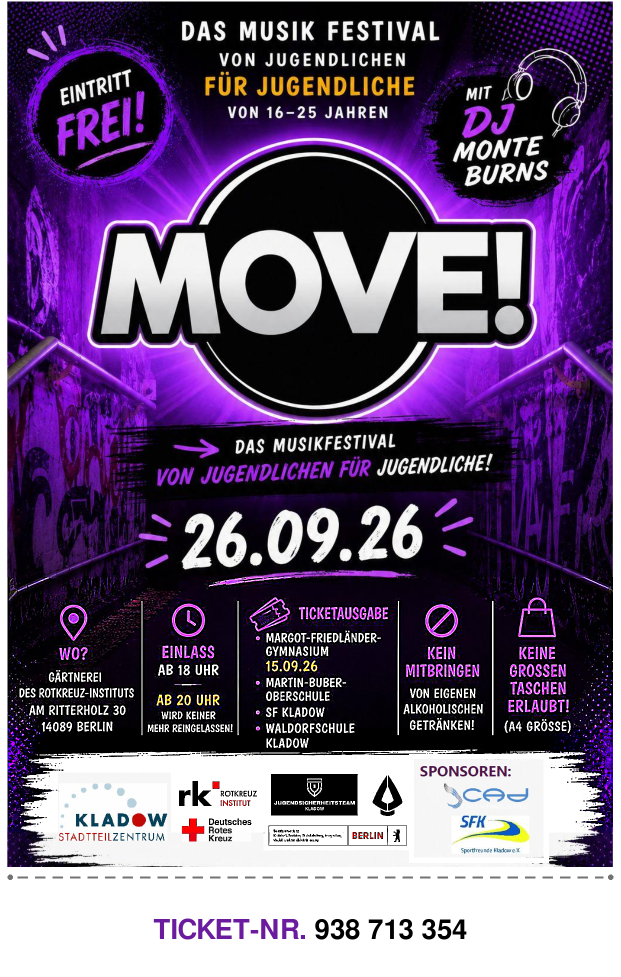
#> input picture original.png, 1241 x 1954 px, given in place of 260926_MOVE_Logos_sharpened.png, which was not available (shown at 1/2 size)
$ python find_and_sharpen_all.py
#> lines starting #> are read from the running program, lines starting #| are printed output that depends on the picture; long printed decimals are rounded; pictures that were not available may be replaced by others from this repository, and a replacement may not be noted
import cv2
import numpy as np
from PIL import Image, ImageFilter

img_cv = cv2.imread('/app/260926_MOVE_Logos_sharpened.png')
#> img_cv is the input picture: shape (1954, 1241, 3); mean B, G, R 116.5, 84.4, 103.6
template = cv2.imread('/tmp/file_attachments/image.png')
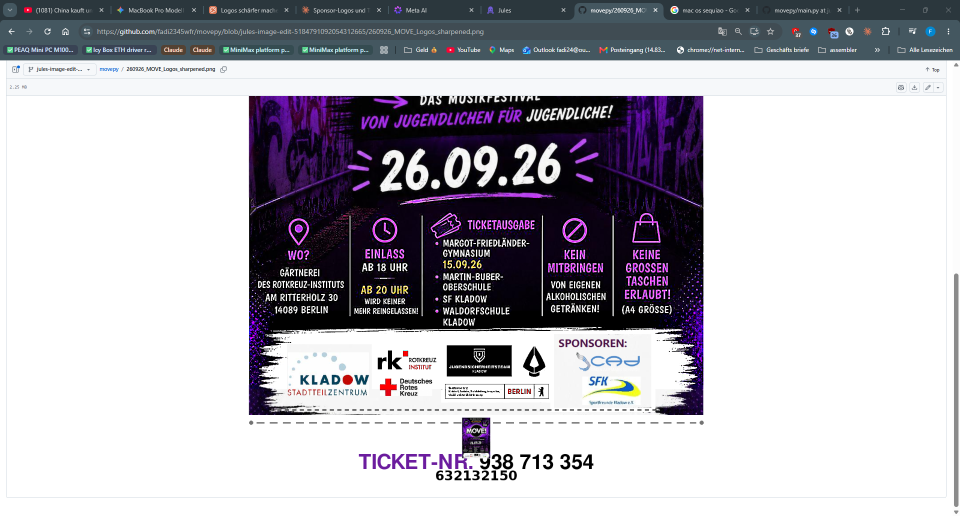
#> input picture image.png, 1920 x 1032 px, found by its file name (shown at 1/2 size)
#> template is the input picture: shape (1032, 1920, 3); mean B, G, R 185.6, 178.9, 180.5

# The user attached the specific logo. Let's find it more robustly or just sharpen all logos again.
# The user said "hat leider nicht erfolgreich geklappt Berlin-Logo... lokalisiert und einen zusätzlichen..."
# It means my localization was wrong or the sharpening wasn't enough/didn't hit the right spot.
# Let's search the whole image for the template.
# The template is 355x51

# Let's find exactly where the template is using a scale range.
gray_img = cv2.cvtColor(img_cv, cv2.COLOR_BGR2GRAY)
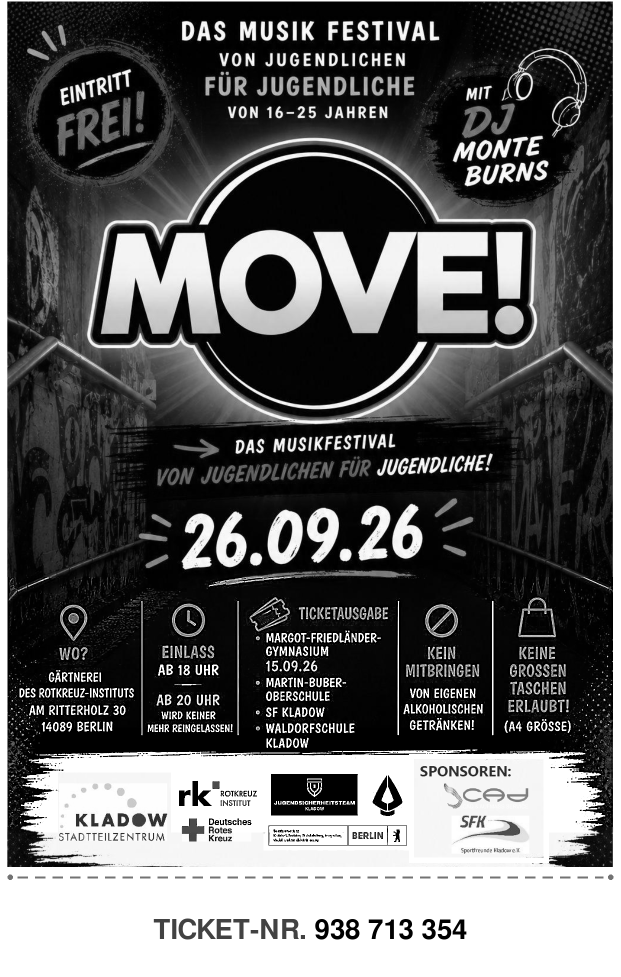
#> gray_img: shape (1954, 1241) (shown at 1/2 size); min 0, max 255, mean 93.8
gray_template = cv2.cvtColor(template, cv2.COLOR_BGR2GRAY)
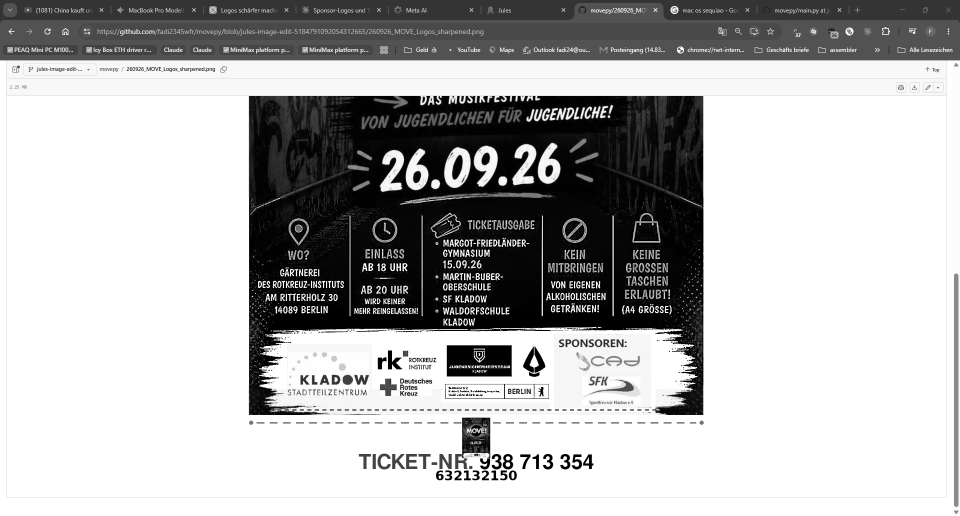
#> gray_template: shape (1032, 1920) (shown at 1/2 size); min 0, max 255, mean 180.1

best_match = None
for scale in np.linspace(0.5, 1.5, 100):
    resized = cv2.resize(gray_template, (0,0), fx=scale, fy=scale)
    if resized.shape[0] > gray_img.shape[0] or resized.shape[1] > gray_img.shape[1]:
        continue
    res = cv2.matchTemplate(gray_img, resized, cv2.TM_CCOEFF_NORMED)
    _, max_val, _, max_loc = cv2.minMaxLoc(res)
    if best_match is None or max_val > best_match[0]:
        best_match = (max_val, max_loc, scale, resized.shape)
#> this loop made 100 passes
#> (max_val, best_match) on passes 1, 3, 4, 5, 6: (0.335, (0.335, (106, 1438), 0.5, (516, 960))), (0.336, (0.336, (120, 1169), 0.52, (537, 999))), (0.341, (0.341, (118, 1162), 0.53, (547, 1018))), (0.343, (0.343, (105, 1153), 0.54, (558, 1038))), (0.345, (0.345, (90, 1148), 0.551, (568, 1057)))
#> (max_val, max_loc) on passes 2, 7, 8, 9, 10, 11: (0.333, (127, 1174)), (0.344, (84, 1142)), (0.339, (70, 1136)), (0.332, (71, 1129)), (0.323, (65, 1124)), (0.317, (0, 1122))
#> pass 1, `resized = cv2.resize(gray_template, (0,0), fx=scale, fy=scale)`:
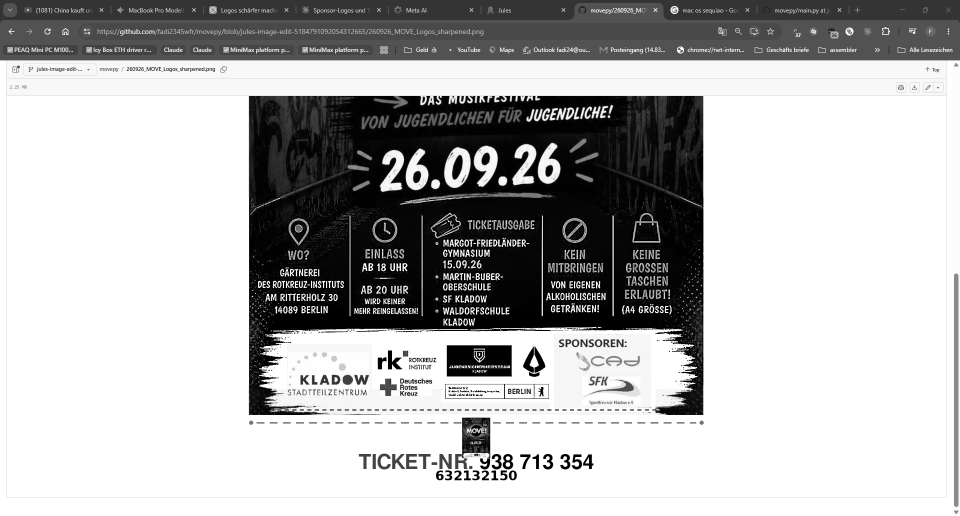
#> resized: shape (516, 960); min 0, max 255, mean 180.2
#> pass 1, `res = cv2.matchTemplate(gray_img, resized, cv2.TM_CCOEFF_NORMED)`:
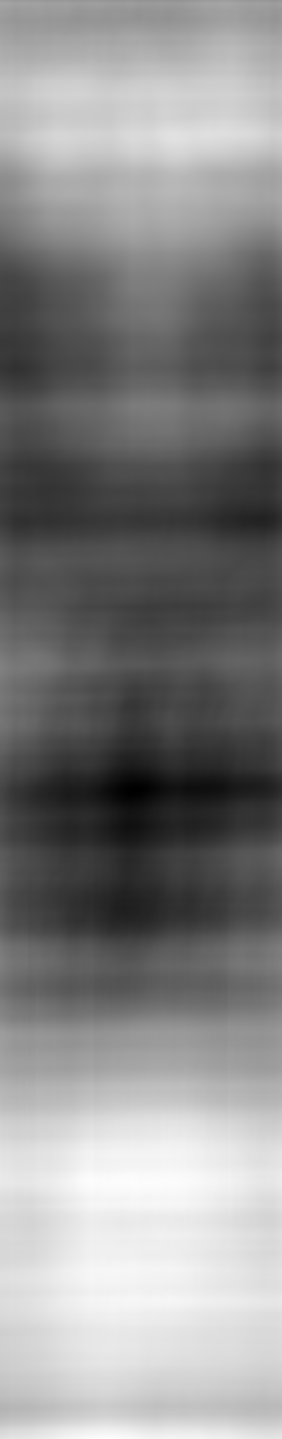
#> res: shape (1439, 282) float32; min -0.272, max 0.335, mean 0.0472; drawn with min black and max white
#> pass 2, `resized = cv2.resize(gray_template, (0,0), fx=scale, fy=scale)`:
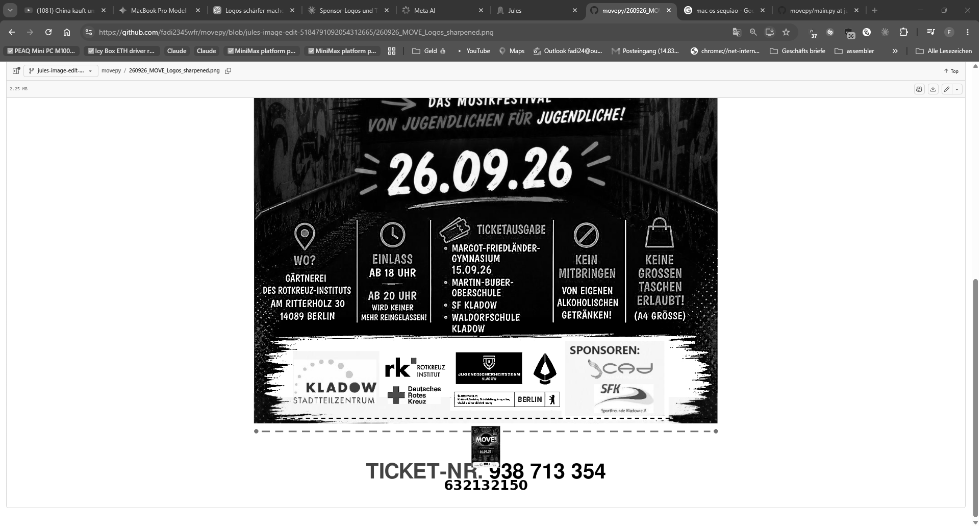
#> resized: shape (526, 979); min 0, max 255, mean 180
#> pass 2, `res = cv2.matchTemplate(gray_img, resized, cv2.TM_CCOEFF_NORMED)`:
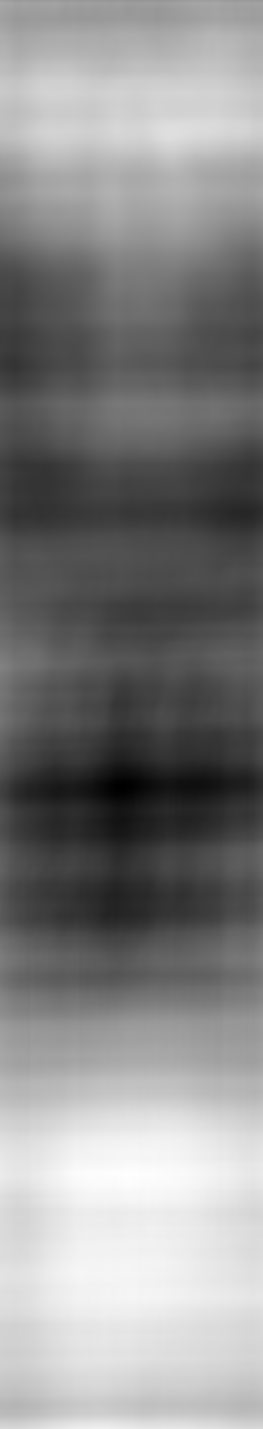
#> res: shape (1429, 263) float32; min -0.275, max 0.333, mean 0.045; drawn with min black and max white

print(f"Best match for Berlin logo: val={best_match[0]}, loc={best_match[1]}, scale={best_match[2]}, size={best_match[3]}")
#| Best match for Berlin logo: val=0.3447, loc=(90, 1148), scale=0.5505, size=(568, 1057)

if best_match[0] > 0.5:
    x, y = best_match[1]
    h, w = best_match[3]

    # Let's also do a general sharpening of the entire logo area just in case.
    original = Image.open('/app/260926_MOVE_Logos_sharpened.png').convert("RGB")
    img_w, img_h = original.size

    # Sharpen the specific Berlin logo heavily
    # Add some padding
    pad = 10
    box = (max(0, x-pad), max(0, y-pad), min(img_w, x+w+pad), min(img_h, y+h+pad))
    logo_region = original.crop(box)

    # Apply a very strong sharpen filter
    logo_region = logo_region.filter(ImageFilter.UnsharpMask(radius=4, percent=300, threshold=1))

    # Let's also apply a slight contrast enhancement to make it pop more
    from PIL import ImageEnhance
    enhancer = ImageEnhance.Contrast(logo_region)
    logo_region = enhancer.enhance(1.5)

    original.paste(logo_region, box)

    original.save('/tmp/file_attachments/260926_MOVE_Logos_sharpened.png')
    original.save('/app/260926_MOVE_Logos_sharpened.png')
    print("Sharpened the specific logo heavily.")
else:
    print("Could not find the logo with high confidence.")
